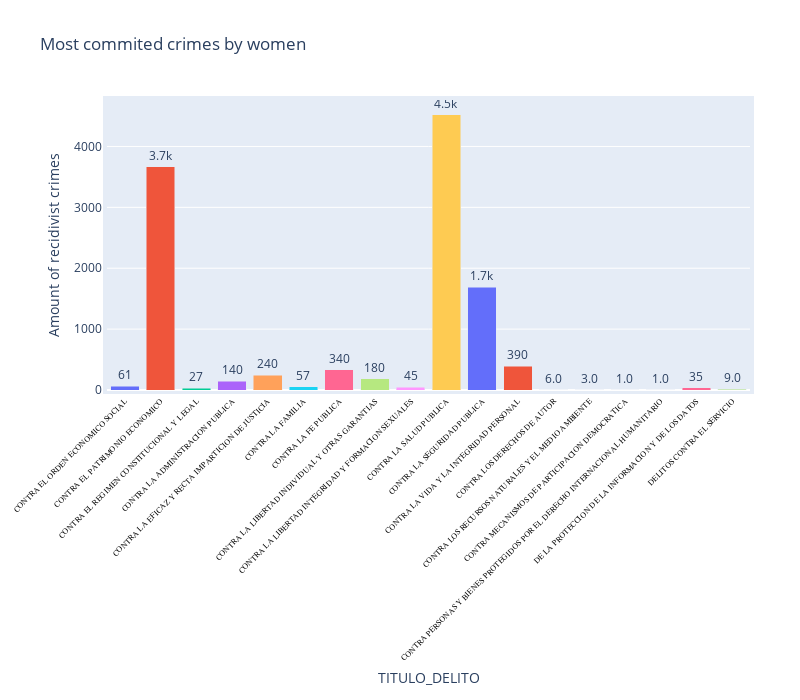

The notebook cell this image was saved under:
### Code cell
fig = px.bar(df_genero[df_genero["GENERO"]=="FEMENINO"], x='TITULO_DELITO', y='INTERNOEN',
             hover_data=['TITULO_DELITO'], color='TITULO_DELITO',
             labels={'INTERNOEN':'Amount of recidivist crimes'}, height=400, barmode='stack', text="INTERNOEN")
fig.update_traces(texttemplate='%{text:.2s}', textposition='outside')
fig.update_layout(uniformtext_minsize=6, uniformtext_mode='hide', xaxis_tickangle=-45, showlegend=False, autosize=False,
                 width=800, height=700, margin=dict(l=50, r=50, b=100, t=100, pad=4 ),
                  title="Most commited crimes by women",
                 )
fig.update_xaxes( tickfont=dict(family='Rockwell', color='black', size=8)) #tickangle=45,

fig.show()

### Figure 1 — Plotly figure (JSON) as saved in the notebook; plotly's stock layout.template omitted (floating-point values rounded to 4 significant figures)
{"data": [{"alignmentgroup": "True", "customdata": [["CONTRA EL ORDEN ECONOMICO SOCIAL"]], "hovertemplate": "TITULO_DELITO=%{customdata[0]}<br>Amount of recidivist crimes=%{text}<extra></extra>", "legendgroup": "CONTRA EL ORDEN ECONOMICO SOCIAL", "marker": {"color": "#636efa"}, "name": "CONTRA EL ORDEN ECONOMICO SOCIAL", "offsetgroup": "CONTRA EL ORDEN ECONOMICO SOCIAL", "orientation": "v", "showlegend": true, "text": [61], "textposition": "outside", "texttemplate": "%{text:.2s}", "type": "bar", "x": ["CONTRA EL ORDEN ECONOMICO SOCIAL"], "xaxis": "x", "y": [61], "yaxis": "y"}, {"alignmentgroup": "True", "customdata": [["CONTRA EL PATRIMONIO ECONOMICO"]], "hovertemplate": "TITULO_DELITO=%{customdata[0]}<br>Amount of recidivist crimes=%{text}<extra></extra>", "legendgroup": "CONTRA EL PATRIMONIO ECONOMICO", "marker": {"color": "#EF553B"}, "name": "CONTRA EL PATRIMONIO ECONOMICO", "offsetgroup": "CONTRA EL PATRIMONIO ECONOMICO", "orientation": "v", "showlegend": true, "text": [3668], "textposition": "outside", "texttemplate": "%{text:.2s}", "type": "bar", "x": ["CONTRA EL PATRIMONIO ECONOMICO"], "xaxis": "x", "y": [3668], "yaxis": "y"}, {"alignmentgroup": "True", "customdata": [["CONTRA EL REGIMEN CONSTITUCIONAL Y LEGAL"]], "hovertemplate": "TITULO_DELITO=%{customdata[0]}<br>Amount of recidivist crimes=%{text}<extra></extra>", "legendgroup": "CONTRA EL REGIMEN CONSTITUCIONAL Y LEGAL", "marker": {"color": "#00cc96"}, "name": "CONTRA EL REGIMEN CONSTITUCIONAL Y LEGAL", "offsetgroup": "CONTRA EL REGIMEN CONSTITUCIONAL Y LEGAL", "orientation": "v", "showlegend": true, "text": [27], "textposition": "outside", "texttemplate": "%{text:.2s}", "type": "bar", "x": ["CONTRA EL REGIMEN CONSTITUCIONAL Y LEGAL"], "xaxis": "x", "y": [27], "yaxis": "y"}, {"alignmentgroup": "True", "customdata": [["CONTRA LA ADMINISTRACION PUBLICA"]], "hovertemplate": "TITULO_DELITO=%{customdata[0]}<br>Amount of recidivist crimes=%{text}<extra></extra>", "legendgroup": "CONTRA LA ADMINISTRACION PUBLICA", "marker": {"color": "#ab63fa"}, "name": "CONTRA LA ADMINISTRACION PUBLICA", "offsetgroup": "CONTRA LA ADMINISTRACION PUBLICA", "orientation": "v", "showlegend": true, "text": [142], "textposition": "outside", "texttemplate": "%{text:.2s}", "type": "bar", "x": ["CONTRA LA ADMINISTRACION PUBLICA"], "xaxis": "x", "y": [142], "yaxis": "y"}, {"alignmentgroup": "True", "customdata": [["CONTRA LA EFICAZ Y RECTA IMPARTICION DE JUSTICIA"]], "hovertemplate": "TITULO_DELITO=%{customdata[0]}<br>Amount of recidivist crimes=%{text}<extra></extra>", "legendgroup": "CONTRA LA EFICAZ Y RECTA IMPARTICION DE JUSTICIA", "marker": {"color": "#FFA15A"}, "name": "CONTRA LA EFICAZ Y RECTA IMPARTICION DE JUSTICIA", "offsetgroup": "CONTRA LA EFICAZ Y RECTA IMPARTICION DE JUSTICIA", "orientation": "v", "showlegend": true, "text": [240], "textposition": "outside", "texttemplate": "%{text:.2s}", "type": "bar", "x": ["CONTRA LA EFICAZ Y RECTA IMPARTICION DE JUSTICIA"], "xaxis": "x", "y": [240], "yaxis": "y"}, {"alignmentgroup": "True", "customdata": [["CONTRA LA FAMILIA"]], "hovertemplate": "TITULO_DELITO=%{customdata[0]}<br>Amount of recidivist crimes=%{text}<extra></extra>", "legendgroup": "CONTRA LA FAMILIA", "marker": {"color": "#19d3f3"}, "name": "CONTRA LA FAMILIA", "offsetgroup": "CONTRA LA FAMILIA", "orientation": "v", "showlegend": true, "text": [57], "textposition": "outside", "texttemplate": "%{text:.2s}", "type": "bar", "x": ["CONTRA LA FAMILIA"], "xaxis": "x", "y": [57], "yaxis": "y"}, {"alignmentgroup": "True", "customdata": [["CONTRA LA FE PUBLICA"]], "hovertemplate": "TITULO_DELITO=%{customdata[0]}<br>Amount of recidivist crimes=%{text}<extra></extra>", "legendgroup": "CONTRA LA FE PUBLICA", "marker": {"color": "#FF6692"}, "name": "CONTRA LA FE PUBLICA", "offsetgroup": "CONTRA LA FE PUBLICA", "orientation": "v", "showlegend": true, "text": [336], "textposition": "outside", "texttemplate": "%{text:.2s}", "type": "bar", "x": ["CONTRA LA FE PUBLICA"], "xaxis": "x", "y": [336], "yaxis": "y"}, {"alignmentgroup": "True", "customdata": [["CONTRA LA LIBERTAD INDIVIDUAL Y OTRAS GARANTIAS"]], "hovertemplate": "TITULO_DELITO=%{customdata[0]}<br>Amount of recidivist crimes=%{text}<extra></extra>", "legendgroup": "CONTRA LA LIBERTAD INDIVIDUAL Y OTRAS GARANTIAS", "marker": {"color": "#B6E880"}, "name": "CONTRA LA LIBERTAD INDIVIDUAL Y OTRAS GARANTIAS", "offsetgroup": "CONTRA LA LIBERTAD INDIVIDUAL Y OTRAS GARANTIAS", "orientation": "v", "showlegend": true, "text": [183], "textposition": "outside", "texttemplate": "%{text:.2s}", "type": "bar", "x": ["CONTRA LA LIBERTAD INDIVIDUAL Y OTRAS GARANTIAS"], "xaxis": "x", "y": [183], "yaxis": "y"}, {"alignmentgroup": "True", "customdata": [["CONTRA LA LIBERTAD INTEGRIDAD Y FORMACION SEXUALES"]], "hovertemplate": "TITULO_DELITO=%{customdata[0]}<br>Amount of recidivist crimes=%{text}<extra></extra>", "legendgroup": "CONTRA LA LIBERTAD INTEGRIDAD Y FORMACION SEXUALES", "marker": {"color": "#FF97FF"}, "name": "CONTRA LA LIBERTAD INTEGRIDAD Y FORMACION SEXUALES", "offsetgroup": "CONTRA LA LIBERTAD INTEGRIDAD Y FORMACION SEXUALES", "orientation": "v", "showlegend": true, "text": [45], "textposition": "outside", "texttemplate": "%{text:.2s}", "type": "bar", "x": ["CONTRA LA LIBERTAD INTEGRIDAD Y FORMACION SEXUALES"], "xaxis": "x", "y": [45], "yaxis": "y"}, {"alignmentgroup": "True", "customdata": [["CONTRA LA SALUD PUBLICA"]], "hovertemplate": "TITULO_DELITO=%{customdata[0]}<br>Amount of recidivist crimes=%{text}<extra></extra>", "legendgroup": "CONTRA LA SALUD PUBLICA", "marker": {"color": "#FECB52"}, "name": "CONTRA LA SALUD PUBLICA", "offsetgroup": "CONTRA LA SALUD PUBLICA", "orientation": "v", "showlegend": true, "text": [4525], "textposition": "outside", "texttemplate": "%{text:.2s}", "type": "bar", "x": ["CONTRA LA SALUD PUBLICA"], "xaxis": "x", "y": [4525], "yaxis": "y"}, {"alignmentgroup": "True", "customdata": [["CONTRA LA SEGURIDAD PUBLICA"]], "hovertemplate": "TITULO_DELITO=%{customdata[0]}<br>Amount of recidivist crimes=%{text}<extra></extra>", "legendgroup": "CONTRA LA SEGURIDAD PUBLICA", "marker": {"color": "#636efa"}, "name": "CONTRA LA SEGURIDAD PUBLICA", "offsetgroup": "CONTRA LA SEGURIDAD PUBLICA", "orientation": "v", "showlegend": true, "text": [1688], "textposition": "outside", "texttemplate": "%{text:.2s}", "type": "bar", "x": ["CONTRA LA SEGURIDAD PUBLICA"], "xaxis": "x", "y": [1688], "yaxis": "y"}, {"alignmentgroup": "True", "customdata": [["CONTRA LA VIDA Y LA INTEGRIDAD PERSONAL"]], "hovertemplate": "TITULO_DELITO=%{customdata[0]}<br>Amount of recidivist crimes=%{text}<extra></extra>", "legendgroup": "CONTRA LA VIDA Y LA INTEGRIDAD PERSONAL", "marker": {"color": "#EF553B"}, "name": "CONTRA LA VIDA Y LA INTEGRIDAD PERSONAL", "offsetgroup": "CONTRA LA VIDA Y LA INTEGRIDAD PERSONAL", "orientation": "v", "showlegend": true, "text": [387], "textposition": "outside", "texttemplate": "%{text:.2s}", "type": "bar", "x": ["CONTRA LA VIDA Y LA INTEGRIDAD PERSONAL"], "xaxis": "x", "y": [387], "yaxis": "y"}, {"alignmentgroup": "True", "customdata": [["CONTRA LOS DERECHOS DE AUTOR"]], "hovertemplate": "TITULO_DELITO=%{customdata[0]}<br>Amount of recidivist crimes=%{text}<extra></extra>", "legendgroup": "CONTRA LOS DERECHOS DE AUTOR", "marker": {"color": "#00cc96"}, "name": "CONTRA LOS DERECHOS DE AUTOR", "offsetgroup": "CONTRA LOS DERECHOS DE AUTOR", "orientation": "v", "showlegend": true, "text": [6], "textposition": "outside", "texttemplate": "%{text:.2s}", "type": "bar", "x": ["CONTRA LOS DERECHOS DE AUTOR"], "xaxis": "x", "y": [6], "yaxis": "y"}, {"alignmentgroup": "True", "customdata": [["CONTRA LOS RECURSOS NATURALES Y EL MEDIO AMBIENTE"]], "hovertemplate": "TITULO_DELITO=%{customdata[0]}<br>Amount of recidivist crimes=%{text}<extra></extra>", "legendgroup": "CONTRA LOS RECURSOS NATURALES Y EL MEDIO AMBIENTE", "marker": {"color": "#ab63fa"}, "name": "CONTRA LOS RECURSOS NATURALES Y EL MEDIO AMBIENTE", "offsetgroup": "CONTRA LOS RECURSOS NATURALES Y EL MEDIO AMBIENTE", "orientation": "v", "showlegend": true, "text": [3], "textposition": "outside", "texttemplate": "%{text:.2s}", "type": "bar", "x": ["CONTRA LOS RECURSOS NATURALES Y EL MEDIO AMBIENTE"], "xaxis": "x", "y": [3], "yaxis": "y"}, {"alignmentgroup": "True", "customdata": [["CONTRA MECANISMOS DE PARTICIPACION DEMOCRATICA"]], "hovertemplate": "TITULO_DELITO=%{customdata[0]}<br>Amount of recidivist crimes=%{text}<extra></extra>", "legendgroup": "CONTRA MECANISMOS DE PARTICIPACION DEMOCRATICA", "marker": {"color": "#FFA15A"}, "name": "CONTRA MECANISMOS DE PARTICIPACION DEMOCRATICA", "offsetgroup": "CONTRA MECANISMOS DE PARTICIPACION DEMOCRATICA", "orientation": "v", "showlegend": true, "text": [1], "textposition": "outside", "texttemplate": "%{text:.2s}", "type": "bar", "x": ["CONTRA MECANISMOS DE PARTICIPACION DEMOCRATICA"], "xaxis": "x", "y": [1], "yaxis": "y"}, {"alignmentgroup": "True", "customdata": [["CONTRA PERSONAS Y BIENES PROTEGIDOS POR EL DERECHO INTERNACIONAL HUMANITARIO"]], "hovertemplate": "TITULO_DELITO=%{customdata[0]}<br>Amount of recidivist crimes=%{text}<extra></extra>", "legendgroup": "CONTRA PERSONAS Y BIENES PROTEGIDOS POR EL DERECHO INTERNACIONAL HUMANITARIO", "marker": {"color": "#19d3f3"}, "name": "CONTRA PERSONAS Y BIENES PROTEGIDOS POR EL DERECHO INTERNACIONAL HUMANITARIO", "offsetgroup": "CONTRA PERSONAS Y BIENES PROTEGIDOS POR EL DERECHO INTERNACIONAL HUMANITARIO", "orientation": "v", "showlegend": true, "text": [1], "textposition": "outside", "texttemplate": "%{text:.2s}", "type": "bar", "x": ["CONTRA PERSONAS Y BIENES PROTEGIDOS POR EL DERECHO INTERNACIONAL HUMANITARIO"], "xaxis": "x", "y": [1], "yaxis": "y"}, {"alignmentgroup": "True", "customdata": [["DE LA PROTECCION DE LA INFORMACION Y DE LOS DATOS"]], "hovertemplate": "TITULO_DELITO=%{customdata[0]}<br>Amount of recidivist crimes=%{text}<extra></extra>", "legendgroup": "DE LA PROTECCION DE LA INFORMACION Y DE LOS DATOS", "marker": {"color": "#FF6692"}, "name": "DE LA PROTECCION DE LA INFORMACION Y DE LOS DATOS", "offsetgroup": "DE LA PROTECCION DE LA INFORMACION Y DE LOS DATOS", "orientation": "v", "showlegend": true, "text": [35], "textposition": "outside", "texttemplate": "%{text:.2s}", "type": "bar", "x": ["DE LA PROTECCION DE LA INFORMACION Y DE LOS DATOS"], "xaxis": "x", "y": [35], "yaxis": "y"}, {"alignmentgroup": "True", "customdata": [["DELITOS CONTRA EL SERVICIO"]], "hovertemplate": "TITULO_DELITO=%{customdata[0]}<br>Amount of recidivist crimes=%{text}<extra></extra>", "legendgroup": "DELITOS CONTRA EL SERVICIO", "marker": {"color": "#B6E880"}, "name": "DELITOS CONTRA EL SERVICIO", "offsetgroup": "DELITOS CONTRA EL SERVICIO", "orientation": "v", "showlegend": true, "text": [9], "textposition": "outside", "texttemplate": "%{text:.2s}", "type": "bar", "x": ["DELITOS CONTRA EL SERVICIO"], "xaxis": "x", "y": [9], "yaxis": "y"}], "layout": {"autosize": false, "barmode": "stack", "height": 700, "legend": {"title": {"text": "TITULO_DELITO"}, "tracegroupgap": 0}, "margin": {"b": 100, "l": 50, "pad": 4, "r": 50, "t": 100}, "showlegend": false, "title": {"text": "Most commited crimes by women"}, "uniformtext": {"minsize": 6, "mode": "hide"}, "width": 800, "xaxis": {"anchor": "y", "categoryarray": ["CONTRA EL ORDEN ECONOMICO SOCIAL", "CONTRA EL PATRIMONIO ECONOMICO", "CONTRA EL REGIMEN CONSTITUCIONAL Y LEGAL", "CONTRA LA ADMINISTRACION PUBLICA", "CONTRA LA EFICAZ Y RECTA IMPARTICION DE JUSTICIA", "CONTRA LA FAMILIA", "CONTRA LA FE PUBLICA", "CONTRA LA LIBERTAD INDIVIDUAL Y OTRAS GARANTIAS", "CONTRA LA LIBERTAD INTEGRIDAD Y FORMACION SEXUALES", "CONTRA LA SALUD PUBLICA", "CONTRA LA SEGURIDAD PUBLICA", "CONTRA LA VIDA Y LA INTEGRIDAD PERSONAL", "CONTRA LOS DERECHOS DE AUTOR", "CONTRA LOS RECURSOS NATURALES Y EL MEDIO AMBIENTE", "CONTRA MECANISMOS DE PARTICIPACION DEMOCRATICA", "CONTRA PERSONAS Y BIENES PROTEGIDOS POR EL DERECHO INTERNACIONAL HUMANITARIO", "DE LA PROTECCION DE LA INFORMACION Y DE LOS DATOS", "DELITOS CONTRA EL SERVICIO"], "categoryorder": "array", "domain": [0, 1], "tickangle": -45, "tickfont": {"color": "black", "family": "Rockwell", "size": 8}, "title": {"text": "TITULO_DELITO"}}, "yaxis": {"anchor": "x", "domain": [0, 1], "title": {"text": "Amount of recidivist crimes"}}}}
